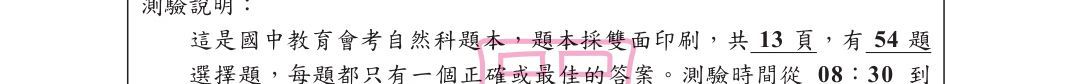
#> input picture questions/自然/q001.jpg, 1072 x 84 px
$ python -i match_images.py   (imports and definitions only)
#> lines starting #> are read from the running program, lines starting #| are printed output that depends on the picture
#!/usr/bin/env python3
"""Match exam questions to page images and crop diagrams for embedding.

Usage: python3 match_images.py [subject] [--limit N] [--dry-run]
"""
import io, json, os, sys, base64, re
from pathlib import Path
from PIL import Image

EXAM_DIR = Path("/Users/kevin/Documents/國中試題")
QUESTION_BANK = EXAM_DIR / "question-bank"
OUT_DIR = Path("/Users/kevin/exam-app")


# [46 lines left out: functions find_exam_pages, ocr_page_fast, find_image_questions, not called in this run]


def crop_diagram_area(image_path, question_text=None):
    """Crop the likely diagram area from an exam page.
    Diagrams are typically in the bottom 2/3 of the page, or right side."""
#> called with image_path = '../questions/自然/q001.jpg'
    img = Image.open(image_path)
#> img is the input picture: PIL image 1072x84 RGB; mean R, G, B 237.9, 236.1, 236.9
    w, h = img.size
#> w = 1072; h = 84

    # Strategy: crop different regions based on question type
    # Most diagrams are in lower half of the page
    crops = [
        # Bottom half (most common)
        (0, h//3, w, h),
        # Right half (sometimes diagrams are on the right)
        (w//2, h//4, w, h),
        # Bottom-right quadrant
        (w//2, h//2, w, h),
    ]

    # Pick the largest crop that's not just whitespace
    best = None
    best_size = 0
    for box in crops:
        region = img.crop(box)
        # Check if region has enough non-white pixels
        gray = region.convert("L")
        pixels = list(gray.getdata())
        non_white = sum(1 for p in pixels if p < 240)
        if non_white > len(pixels) * 0.15:  # at least 15% non-white
            if non_white > best_size:
                best = region
                best_size = non_white
#> this loop made 3 passes
#> (non_white, best_size) on pass 1: (12219, 12219)
#> non_white on passes 2 to 3: 6618, 4856
#> pass 1, in crop_diagram_area, `region = img.crop(box)`:
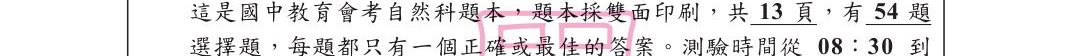
#> region: PIL image 1072x56 RGB; mean R, G, B 231.2, 228.5, 229.8
#> pass 1, in crop_diagram_area, `gray = region.convert("L")`:
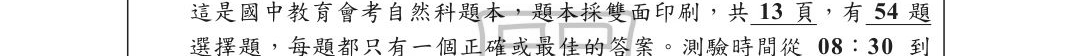
#> gray: PIL image 1072x56 L; min 4, max 255, mean 229.5
#> pass 2, in crop_diagram_area, `region = img.crop(box)`:
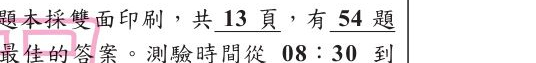
#> region: PIL image 536x63 RGB; mean R, G, B 232, 229.1, 230.4
#> pass 2, in crop_diagram_area, `gray = region.convert("L")`:
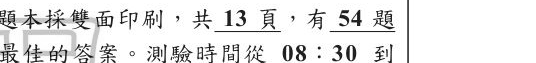
#> gray: PIL image 536x63 L; min 6, max 255, mean 230.1
#> after the loop, best_size = 12219

    if best is None:
        best = img.crop((0, h//3, w, h))

    # Resize for web
    best.thumbnail((600, 400))
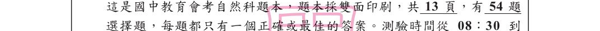
#> best: PIL image 600x31 RGB; mean R, G, B 230.9, 228.2, 229.4
    return best


# [137 lines left out: functions match_questions_to_pages, build_image_quiz, main, not called in this run]


# [2 lines not run here, left out]

>>> result = crop_diagram_area('../questions/自然/q001.jpg')

$ run again, on questions/自然/q005.jpg
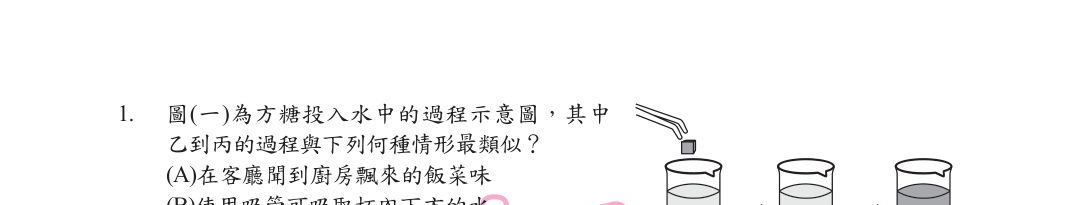
#> input picture questions/自然/q005.jpg, 1072 x 205 px
#> in crop_diagram_area, img is the input picture: PIL image 1072x205 RGB; mean R, G, B 246.7, 246.6, 246.7
#> the loop in crop_diagram_area, `for box in crops:` made 3 passes
#> non_white on passes 1 to 3: 15130, 5724, 5724
#> pass 2, in crop_diagram_area, `region = img.crop(box)`:
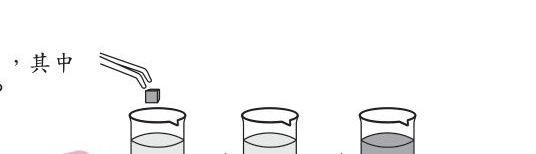
#> region: PIL image 536x154 RGB; mean R, G, B 247.8, 247.8, 247.9
#> after the loop in crop_diagram_area, `for box in crops:`: best_size = 0
#> in crop_diagram_area, `best.thumbnail((600, 400))`:
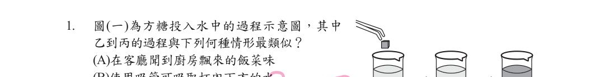
#> best: PIL image 600x77 RGB; mean R, G, B 242.4, 242.3, 242.4

$ run again, on questions/自然/q006.jpg
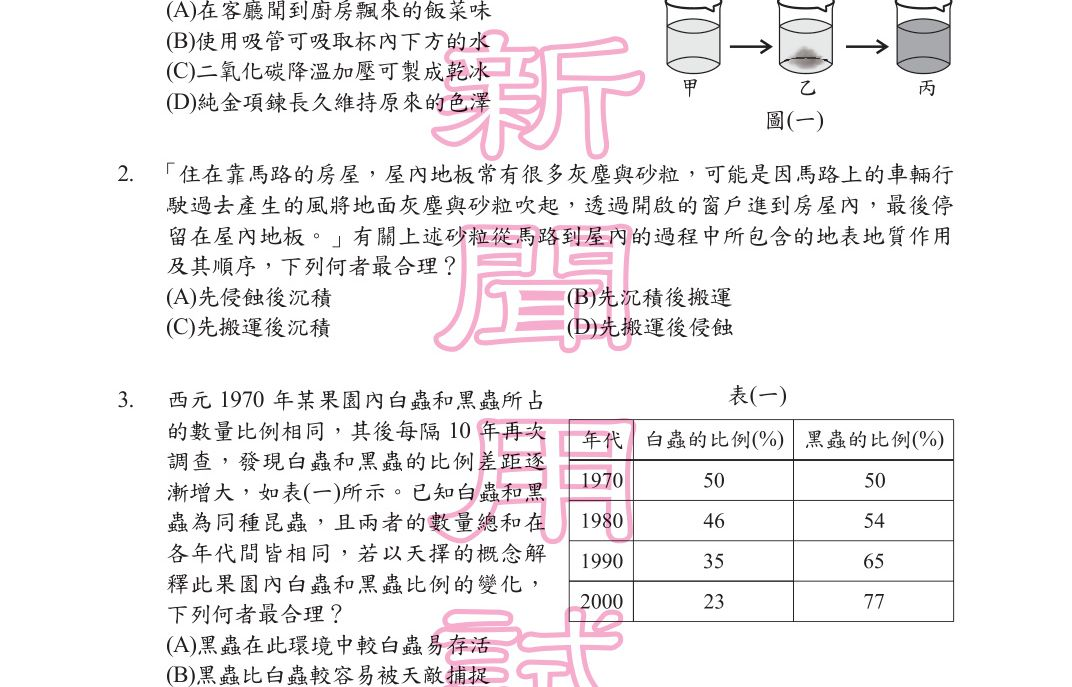
#> input picture questions/自然/q006.jpg, 1072 x 687 px
#> in crop_diagram_area, img is the input picture: PIL image 1072x687 RGB; mean R, G, B 240.6, 238, 239.2
#> the loop in crop_diagram_area, `for box in crops:` made 3 passes
#> non_white on passes 1 to 3: 67302, 31671, 16261
#> pass 2, in crop_diagram_area, `gray = region.convert("L")`:
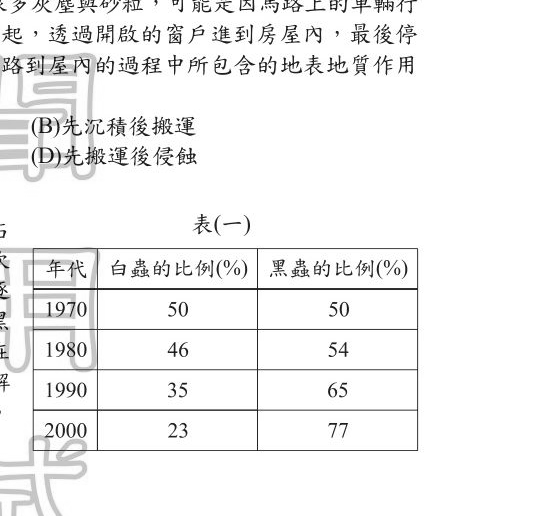
#> gray: PIL image 536x516 L; min 6, max 255, mean 242.3
#> after the loop in crop_diagram_area, `for box in crops:`: best_size = 0
#> in crop_diagram_area, `best.thumbnail((600, 400))`:
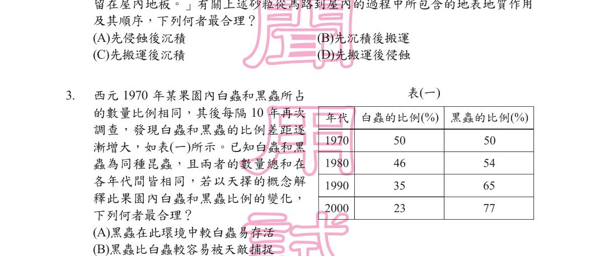
#> best: PIL image 600x256 RGB; mean R, G, B 241.1, 238.4, 239.7
